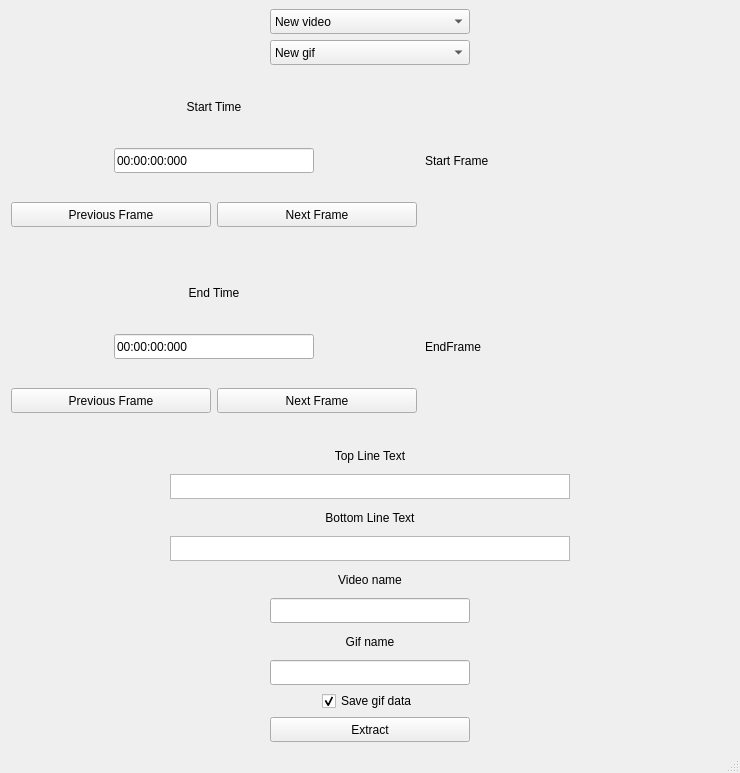
<?xml version="1.0" encoding="UTF-8"?>
<ui version="4.0">
 <class>MainWindow</class>
 <widget class="QMainWindow" name="MainWindow">
  <property name="geometry">
   <rect>
    <x>0</x>
    <y>0</y>
    <width>740</width>
    <height>773</height>
   </rect>
  </property>
  <property name="sizePolicy">
   <sizepolicy hsizetype="Expanding" vsizetype="Preferred">
    <horstretch>0</horstretch>
    <verstretch>0</verstretch>
   </sizepolicy>
  </property>
  <property name="windowTitle">
   <string>MainWindow</string>
  </property>
  <widget class="QWidget" name="centralwidget">
   <layout class="QVBoxLayout" name="verticalLayout">
    <item alignment="Qt::AlignHCenter">
     <widget class="QComboBox" name="videoComboBox">
      <property name="minimumSize">
       <size>
        <width>200</width>
        <height>25</height>
       </size>
      </property>
      <property name="maximumSize">
       <size>
        <width>200</width>
        <height>25</height>
       </size>
      </property>
      <item>
       <property name="text">
        <string>New video</string>
       </property>
      </item>
     </widget>
    </item>
    <item alignment="Qt::AlignHCenter">
     <widget class="QComboBox" name="gifComboBox">
      <property name="sizePolicy">
       <sizepolicy hsizetype="Expanding" vsizetype="Fixed">
        <horstretch>0</horstretch>
        <verstretch>0</verstretch>
       </sizepolicy>
      </property>
      <property name="minimumSize">
       <size>
        <width>200</width>
        <height>25</height>
       </size>
      </property>
      <property name="sizeAdjustPolicy">
       <enum>QComboBox::AdjustToContents</enum>
      </property>
      <item>
       <property name="text">
        <string>New gif</string>
       </property>
      </item>
     </widget>
    </item>
    <item>
     <layout class="QHBoxLayout" name="startFrameLayout">
      <item>
       <layout class="QVBoxLayout" name="startTimeLayout">
        <item alignment="Qt::AlignHCenter">
         <widget class="QLabel" name="startTimeLabel">
          <property name="minimumSize">
           <size>
            <width>200</width>
            <height>25</height>
           </size>
          </property>
          <property name="maximumSize">
           <size>
            <width>200</width>
            <height>25</height>
           </size>
          </property>
          <property name="text">
           <string>Start Time</string>
          </property>
          <property name="alignment">
           <set>Qt::AlignCenter</set>
          </property>
         </widget>
        </item>
        <item alignment="Qt::AlignHCenter">
         <widget class="QLineEdit" name="startTimeLineEdit">
          <property name="minimumSize">
           <size>
            <width>200</width>
            <height>25</height>
           </size>
          </property>
          <property name="maximumSize">
           <size>
            <width>200</width>
            <height>25</height>
           </size>
          </property>
          <property name="text">
           <string>00:00:00:000</string>
          </property>
         </widget>
        </item>
        <item>
         <layout class="QHBoxLayout" name="startFrameButtonsLayout">
          <item>
           <widget class="QPushButton" name="previousStartFrameButton">
            <property name="minimumSize">
             <size>
              <width>200</width>
              <height>25</height>
             </size>
            </property>
            <property name="maximumSize">
             <size>
              <width>200</width>
              <height>25</height>
             </size>
            </property>
            <property name="text">
             <string>Previous Frame</string>
            </property>
           </widget>
          </item>
          <item>
           <widget class="QPushButton" name="nextStartFrameButton">
            <property name="minimumSize">
             <size>
              <width>200</width>
              <height>25</height>
             </size>
            </property>
            <property name="maximumSize">
             <size>
              <width>200</width>
              <height>25</height>
             </size>
            </property>
            <property name="text">
             <string>Next Frame</string>
            </property>
           </widget>
          </item>
         </layout>
        </item>
       </layout>
      </item>
      <item>
       <widget class="QLabel" name="startFrameLabel">
        <property name="minimumSize">
         <size>
          <width>304</width>
          <height>180</height>
         </size>
        </property>
        <property name="maximumSize">
         <size>
          <width>304</width>
          <height>180</height>
         </size>
        </property>
        <property name="text">
         <string>Start Frame</string>
        </property>
       </widget>
      </item>
     </layout>
    </item>
    <item>
     <layout class="QHBoxLayout" name="endFrameLayout">
      <item>
       <layout class="QVBoxLayout" name="endTimeLayout">
        <item alignment="Qt::AlignHCenter">
         <widget class="QLabel" name="endTimeLabel">
          <property name="minimumSize">
           <size>
            <width>200</width>
            <height>25</height>
           </size>
          </property>
          <property name="maximumSize">
           <size>
            <width>200</width>
            <height>25</height>
           </size>
          </property>
          <property name="text">
           <string>End Time</string>
          </property>
          <property name="alignment">
           <set>Qt::AlignCenter</set>
          </property>
         </widget>
        </item>
        <item alignment="Qt::AlignHCenter">
         <widget class="QLineEdit" name="endTimeLineEdit">
          <property name="minimumSize">
           <size>
            <width>200</width>
            <height>25</height>
           </size>
          </property>
          <property name="maximumSize">
           <size>
            <width>200</width>
            <height>25</height>
           </size>
          </property>
          <property name="text">
           <string>00:00:00:000</string>
          </property>
         </widget>
        </item>
        <item>
         <layout class="QHBoxLayout" name="endFrameButtonsLayout">
          <item>
           <widget class="QPushButton" name="previousEndFrameButton">
            <property name="minimumSize">
             <size>
              <width>200</width>
              <height>25</height>
             </size>
            </property>
            <property name="maximumSize">
             <size>
              <width>200</width>
              <height>25</height>
             </size>
            </property>
            <property name="text">
             <string>Previous Frame</string>
            </property>
           </widget>
          </item>
          <item>
           <widget class="QPushButton" name="nextEndFrameButton">
            <property name="minimumSize">
             <size>
              <width>200</width>
              <height>25</height>
             </size>
            </property>
            <property name="maximumSize">
             <size>
              <width>200</width>
              <height>25</height>
             </size>
            </property>
            <property name="text">
             <string>Next Frame</string>
            </property>
           </widget>
          </item>
         </layout>
        </item>
       </layout>
      </item>
      <item>
       <widget class="QLabel" name="endFrameLabel">
        <property name="minimumSize">
         <size>
          <width>304</width>
          <height>180</height>
         </size>
        </property>
        <property name="maximumSize">
         <size>
          <width>304</width>
          <height>180</height>
         </size>
        </property>
        <property name="text">
         <string>EndFrame</string>
        </property>
       </widget>
      </item>
     </layout>
    </item>
    <item alignment="Qt::AlignHCenter">
     <widget class="QLabel" name="topLineTextLabel">
      <property name="minimumSize">
       <size>
        <width>200</width>
        <height>25</height>
       </size>
      </property>
      <property name="maximumSize">
       <size>
        <width>200</width>
        <height>25</height>
       </size>
      </property>
      <property name="text">
       <string>Top Line Text</string>
      </property>
      <property name="alignment">
       <set>Qt::AlignCenter</set>
      </property>
     </widget>
    </item>
    <item alignment="Qt::AlignHCenter">
     <widget class="QTextEdit" name="topLineTextEdit">
      <property name="minimumSize">
       <size>
        <width>400</width>
        <height>25</height>
       </size>
      </property>
      <property name="maximumSize">
       <size>
        <width>400</width>
        <height>25</height>
       </size>
      </property>
      <property name="tabChangesFocus">
       <bool>true</bool>
      </property>
     </widget>
    </item>
    <item alignment="Qt::AlignHCenter">
     <widget class="QLabel" name="bottomLineTextLabel">
      <property name="minimumSize">
       <size>
        <width>200</width>
        <height>25</height>
       </size>
      </property>
      <property name="maximumSize">
       <size>
        <width>200</width>
        <height>25</height>
       </size>
      </property>
      <property name="text">
       <string>Bottom Line Text</string>
      </property>
      <property name="alignment">
       <set>Qt::AlignCenter</set>
      </property>
     </widget>
    </item>
    <item alignment="Qt::AlignHCenter">
     <widget class="QTextEdit" name="bottomLineTextEdit">
      <property name="minimumSize">
       <size>
        <width>400</width>
        <height>25</height>
       </size>
      </property>
      <property name="maximumSize">
       <size>
        <width>400</width>
        <height>25</height>
       </size>
      </property>
      <property name="tabChangesFocus">
       <bool>true</bool>
      </property>
     </widget>
    </item>
    <item alignment="Qt::AlignHCenter">
     <widget class="QLabel" name="videoNameLabel">
      <property name="minimumSize">
       <size>
        <width>200</width>
        <height>25</height>
       </size>
      </property>
      <property name="maximumSize">
       <size>
        <width>200</width>
        <height>25</height>
       </size>
      </property>
      <property name="text">
       <string>Video name</string>
      </property>
      <property name="alignment">
       <set>Qt::AlignCenter</set>
      </property>
     </widget>
    </item>
    <item alignment="Qt::AlignHCenter">
     <widget class="QLineEdit" name="videoNameLineEdit">
      <property name="minimumSize">
       <size>
        <width>200</width>
        <height>25</height>
       </size>
      </property>
      <property name="maximumSize">
       <size>
        <width>200</width>
        <height>25</height>
       </size>
      </property>
      <property name="text">
       <string/>
      </property>
     </widget>
    </item>
    <item alignment="Qt::AlignHCenter">
     <widget class="QLabel" name="gifNameLabel">
      <property name="minimumSize">
       <size>
        <width>200</width>
        <height>25</height>
       </size>
      </property>
      <property name="maximumSize">
       <size>
        <width>200</width>
        <height>25</height>
       </size>
      </property>
      <property name="text">
       <string>Gif name</string>
      </property>
      <property name="alignment">
       <set>Qt::AlignCenter</set>
      </property>
     </widget>
    </item>
    <item alignment="Qt::AlignHCenter">
     <widget class="QLineEdit" name="gifNameLineEdit">
      <property name="sizePolicy">
       <sizepolicy hsizetype="Preferred" vsizetype="Fixed">
        <horstretch>0</horstretch>
        <verstretch>0</verstretch>
       </sizepolicy>
      </property>
      <property name="minimumSize">
       <size>
        <width>200</width>
        <height>25</height>
       </size>
      </property>
      <property name="maximumSize">
       <size>
        <width>16777215</width>
        <height>25</height>
       </size>
      </property>
      <property name="text">
       <string/>
      </property>
     </widget>
    </item>
    <item alignment="Qt::AlignHCenter">
     <widget class="QCheckBox" name="saveGifDataCheckBox">
      <property name="text">
       <string>Save gif data</string>
      </property>
      <property name="checked">
       <bool>true</bool>
      </property>
     </widget>
    </item>
    <item alignment="Qt::AlignHCenter">
     <widget class="QPushButton" name="extractButton">
      <property name="minimumSize">
       <size>
        <width>200</width>
        <height>25</height>
       </size>
      </property>
      <property name="maximumSize">
       <size>
        <width>200</width>
        <height>25</height>
       </size>
      </property>
      <property name="text">
       <string>Extract</string>
      </property>
     </widget>
    </item>
   </layout>
  </widget>
  <widget class="QMenuBar" name="menubar">
   <property name="geometry">
    <rect>
     <x>0</x>
     <y>0</y>
     <width>740</width>
     <height>22</height>
    </rect>
   </property>
  </widget>
  <widget class="QStatusBar" name="statusbar"/>
 </widget>
 <resources/>
 <connections/>
</ui>
